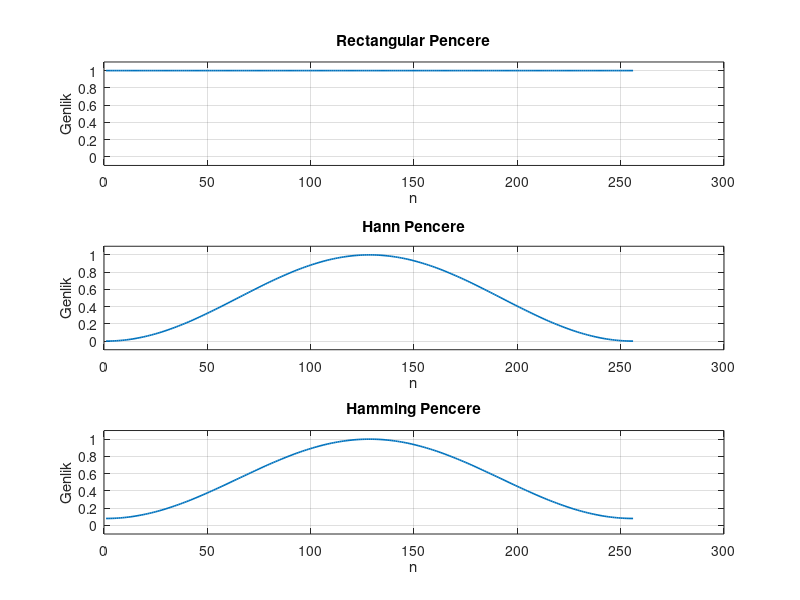

Source code (MATLAB): (Note: this script raises an error after producing the figure.)
clc; clear; close all

% Parametreler
N = 256; % Pencere uzunlugu

% Pencere tanimlari
w_rect = ones(N,1);       % Rectangular pencere
w_hann = hann(N);         % Hann pencere
w_hamm = hamming(N);      % Hamming pencere

% Pencere sekilleri
figure;
subplot(3,1,1)
plot(w_rect, 'LineWidth', 1.2); grid on
title('Rectangular Pencere')
xlabel('n'); ylabel('Genlik')
ylim([-0.1 1.1]);

subplot(3,1,2)
plot(w_hann, 'LineWidth', 1.2); grid on
title('Hann Pencere')
xlabel('n'); ylabel('Genlik')
ylim([-0.1 1.1]);

subplot(3,1,3)
plot(w_hamm, 'LineWidth', 1.2); grid on
title('Hamming Pencere')
xlabel('n'); ylabel('Genlik')
ylim([-0.1 1.1]);

sgtitle('Farklı Pencere Fonksiyonlarının Şekilleri')
saveas(gcf, '../assets/window_shapes_comparison.png');
